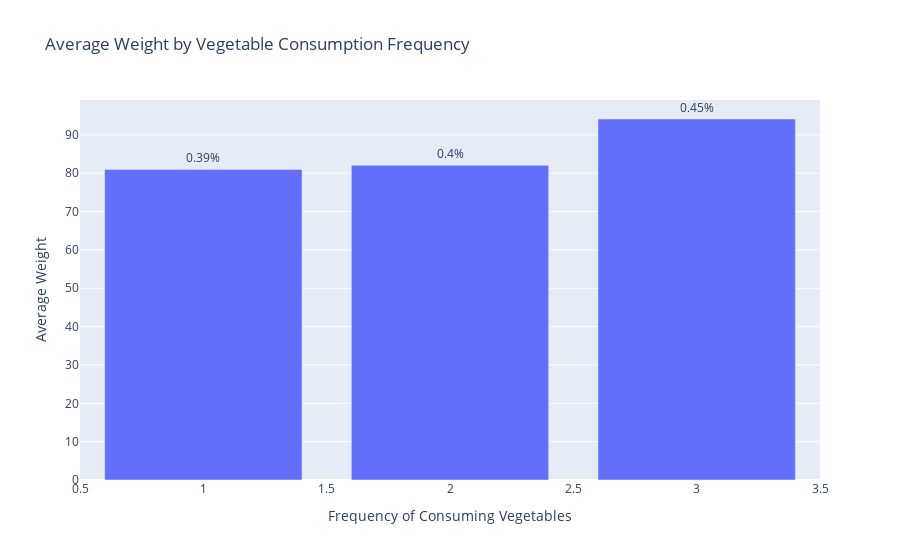

The code cell stored with this chart in its notebook:
### Code cell
# Group data by frequency of consuming vegetables and calculate average weight
grouped_data = df.groupby('FCVC')['Weight'].mean().reset_index()

# Calculate percentages
total_count = df['FCVC'].count()
grouped_data['Percentage'] = (grouped_data['Weight'] / total_count) * 100

# Create bar plot
fig = go.Figure(data=[go.Bar(
    x=grouped_data['FCVC'],
    y=grouped_data['Weight'],
    text=grouped_data['Percentage'].round(2).astype(str) + '%',
    textposition='outside'
)])


# Add labels and title
fig.update_layout(
    title='Average Weight by Vegetable Consumption Frequency',
    xaxis=dict(title='Frequency of Consuming Vegetables'),
    yaxis=dict(title='Average Weight')
)

# Show plot
fig.show()

### Figure 1 — Plotly figure (JSON) as saved in the notebook; plotly's stock layout.template omitted (floating-point values rounded to 4 significant figures)
{"data": [{"text": ["0.39%", "0.4%", "0.45%"], "textposition": "outside", "type": "bar", "x": [1, 2, 3], "y": [80.98, 82.05, 94.14]}], "layout": {"title": {"text": "Average Weight by Vegetable Consumption Frequency"}, "xaxis": {"title": {"text": "Frequency of Consuming Vegetables"}}, "yaxis": {"title": {"text": "Average Weight"}}}}
